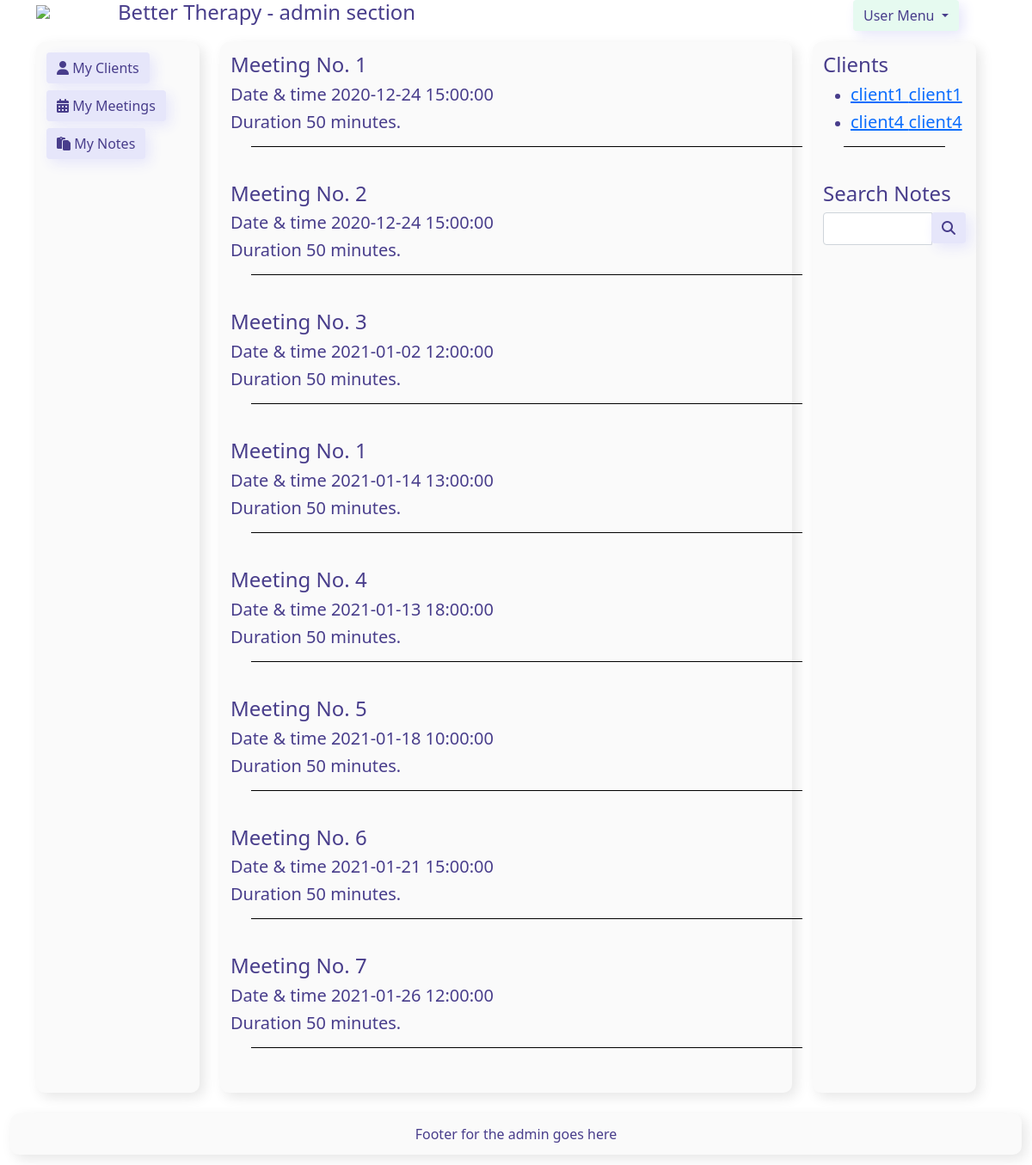
Screenshot of /code/admin/client_meeting.php?id=1 with the database file from the repository.
### tables this page shows
CREATE TABLE meeting (  
    id int NOT NULL primary key AUTO_INCREMENT,
    client int DEFAULT 0,
    FOREIGN KEY (client) REFERENCES client(id) ON DELETE SET DEFAULT,
    therapist int DEFAULT 0,
    FOREIGN KEY (therapist) REFERENCES therapist(id) ON DELETE SET DEFAULT,
    clientNo int NOT NULL,
    dateTime DATETIME,
    duration int NOT NULL DEFAULT 50
    );

CREATE TABLE client (  
    id int NOT NULL primary key AUTO_INCREMENT,
    firstName varchar(50),
    lastName varchar(50),
    phone char(10),
    email varchar(50),
    password varchar(255) NOT NULL DEFAULT 'PASSWORD',
    createdAt DATETIME,
    lastSeen DATETIME,
    therapist int,
    FOREIGN KEY (therapist) REFERENCES therapist(id)
);

### code/models.php (called while the page is built, shortened)
<?php
$host = 'better_database';
$database = 'bettertherapy';
$user = 'better';
$pass = 'base2';
$charset = 'utf8mb4';
$dsn = "mysql:host=$host;dbname=$database;charset=$charset";
$options = [
    PDO::ATTR_ERRMODE => PDO::ERRMODE_EXCEPTION,
    PDO::ATTR_DEFAULT_FETCH_MODE => PDO::FETCH_ASSOC,
    PDO::ATTR_EMULATE_PREPARES => false,
];
try {
    $pdo = new PDO($dsn, $user, $pass, $options);
} catch (\PDOException $e) {
    throw new \PDOException($e->getMessage(), (int)$e->getCode());
}
function getClientList($therapist_id) {
    global $pdo;
    $client_list = $pdo->prepare('SELECT * from client WHERE therapist = ?');
    $client_list->execute([$therapist_id]);
    $result = $client_list->fetchAll();
    return $result;
};
function getClientMeetings($clientId, $therapistId) {
    global $pdo;
    $meetingList = $pdo->prepare('SELECT * from meeting WHERE client = ? AND therapist = ?');
    $meetingList->execute([$clientId, $therapistId]);
    $result = $meetingList->fetchAll();
    return $result;
};

### code/admin/client_meeting.php (the view)
<?php include 'includes/admin_header.php' ?>
<?php include '../models.php'?>
<?php
$client = $_GET['id'];
$therapist = '1';
$meetings = getClientMeetings($client, $therapist);?>
<div class="container">
    <div class="row">
        <div class="col-2 admin-box">
            <?php include 'includes/admin_navigation.php' ?>
        </div>
        <div class="col-7 admin-box">
            <?php foreach ($meetings as $meeting) { ?>
                <div class="row"><h4>Meeting No. <?php echo $meeting['clientNo'];?></h4></div>
                <div class="row"><h5>Date & time <?php echo $meeting['dateTime'];?></h5></div>
                <div class="row"><h5>Duration <?php echo $meeting['duration'];?> minutes.</h5></div>
                <div class="container separator"></div>
            <?php } ?>
        </div>
            <?php include 'includes/admin_sidebar.php';?>
    </div>
</div>
<?php include 'includes/admin_footer.php' ?>

### code/admin/includes/admin_sidebar.php
<div class="col-2 admin-box">
    <h4>Clients</h4>
    <?php
    $therapist = '1';
    $clients = getClientList($therapist);
    ?>
    <ul>
            <?php foreach ($clients as $client) {
                ?><li>
                <h5>
                    <a href="./client_meeting.php?id=<?php echo $client['id'];?>">
                        <?php echo $client['firstName']." ".$client['lastName']?>
                    </a>
                </h5>
                </li>
    <?php } ?>
    </ul>
    <div class="separator"></div>
    <h4>Search Notes</h4>
    <form action="../admin/notes_search.php" method="get">
        <div class="input-group">
            <input type="text" name="search" class="form-control">
            <span class="input-group-btn">
                <button name="submit" class="btn btn-primary" type="submit">
                    <span class="fas fa-search"></span>
                </button>
            </span>
        </div>
    </form>
</div>

### code/admin/styles/admin_style.css (style rules this page uses)
* { box-sizing: border-box; }
.admin-box { background: rgb(250, 250, 250); box-shadow: 5px 5px 15px rgb(230, 230, 230); color:darkslateblue; margin: 1vw; border-radius: 10px; padding: 1vw; }
.btn-primary { background: rgb(230, 230, 250); color:darkslateblue; border: 0px solid gray; box-shadow: 5px 5px 15px rgb(230, 230, 250); }
.separator { height: 1px; background: black; margin: 1vh 3vh 5vh 3vh; }

### rows the page displays
meeting: clientNo "1", dateTime "2020-12-24 15:00:00", duration "50"
meeting: clientNo "2", dateTime "2020-12-24 15:00:00", duration "50"
meeting: clientNo "3", dateTime "2021-01-02 12:00:00", duration "50"
meeting: clientNo "1", dateTime "2021-01-14 13:00:00", duration "50"
meeting: clientNo "4", dateTime "2021-01-13 18:00:00", duration "50"
meeting: clientNo "5", dateTime "2021-01-18 10:00:00", duration "50"
meeting: clientNo "6", dateTime "2021-01-21 15:00:00", duration "50"
meeting: clientNo "7", dateTime "2021-01-26 12:00:00", duration "50"
client: firstName "client1", lastName "client1"
client: firstName "client4", lastName "client4"
